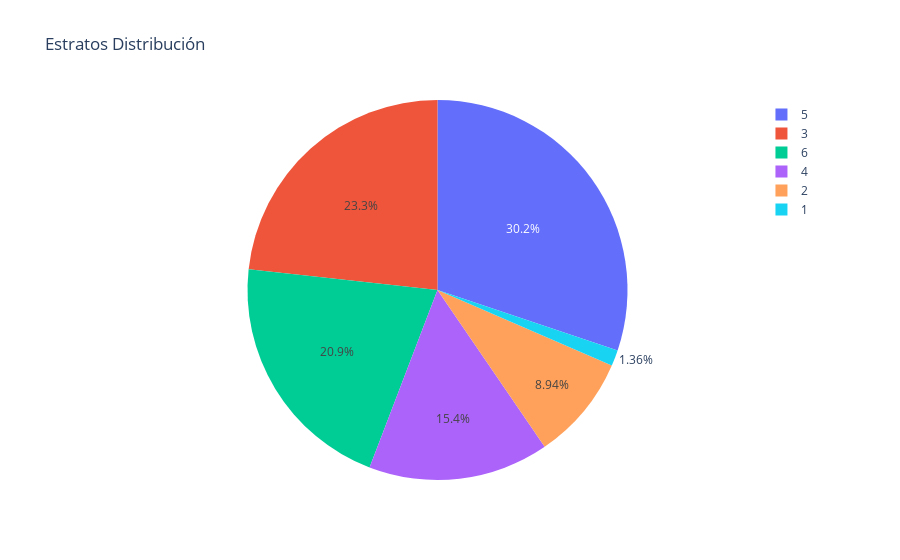

The cell this chart's notebook holds for it:
### Code cell
import plotly.express as px
import plotly.graph_objects as go # or plotly.express as px
from plotly.subplots import make_subplots
data_2=pd.read_excel(path,sheet_name='Estratos')
data_2=data_2.set_index(['Año','Trimestre'])
data_2=data_2.drop(columns=['Time','Total'])
def df(year=2020,trimestre='I',data=data_2):
    df2=data.loc[(year,trimestre)]
    fig=go.Figure(go.Pie(labels=df2.index, values=df2.values, name='Estratos Distribución'))
    fig.update_layout(title='Estratos Distribución')

    return fig
fig=df()
fig.show()

### Figure 1 — Plotly figure (JSON) as saved in the notebook; plotly's stock layout.template omitted (floating-point values rounded to 4 significant figures)
{"data": [{"labels": ["1", "2", "3", "4", "5", "6"], "name": "Estratos Distribución", "type": "pie", "values": [18279, 120136, 312449, 206338, 405017, 280939]}], "layout": {"title": {"text": "Estratos Distribución"}}}
